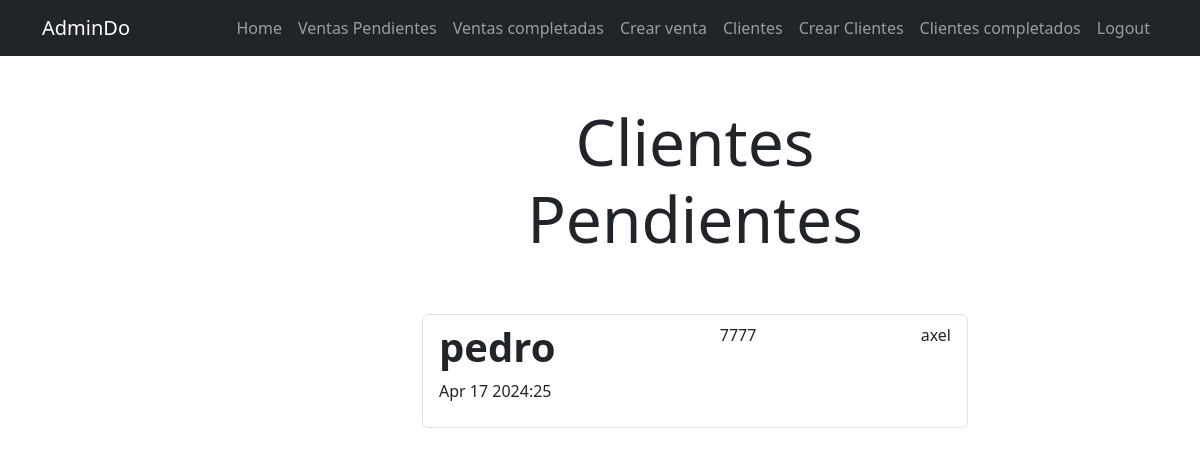
Page /clientes/completed (signed in) on the earlier database version.
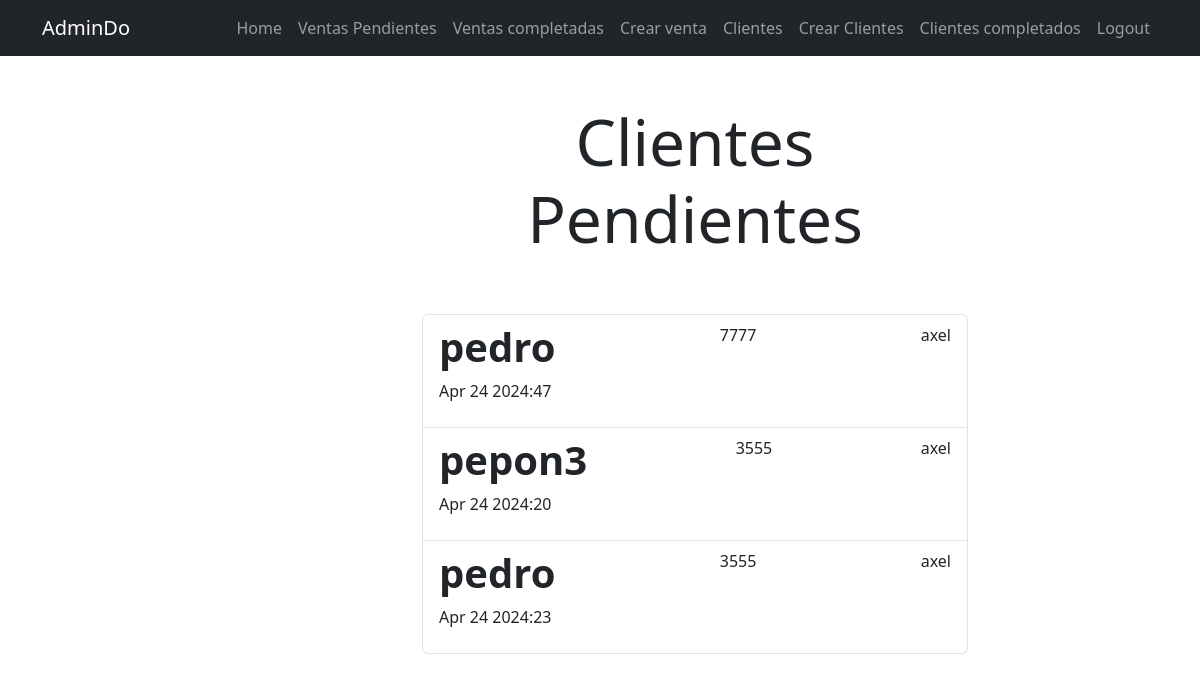
Same page on the later database version.
### tasks/models.py (models this page shows, shortened)
class Cliente(models.Model):
    nombre = models.CharField(max_length=100)
    apellido = models.CharField(max_length=100)
    calle = models.CharField(max_length=100)
    colonia = models.CharField(max_length=100)
    celular = models.CharField(max_length=100)
    folio = models.IntegerField()
    created = models.DateTimeField(auto_now_add=True)
    datecompleted = models.DateTimeField(null=True, blank=True)
    user = models.ForeignKey(User, on_delete=models.CASCADE)
    important = models.BooleanField(default=False)

### tasks/views.py (the view)
# urls.py: path("clientes/completed", views.clientes_completed, name="clientes_completed")
@login_required
def clientes_completed(request):
    clientes = Cliente.objects.filter(
        user=request.user, datecompleted__isnull=False
    ).order_by
    ("-datecompleted")
    return render(request, "clientes.html", {"clientes": clientes})

### tasks/templates/clientes.html
{% extends 'base.html' %}
{% block content %}
<main class="container">
    <div class="row">
        <div class="col-md-6 offset-md-4">
            <h1 class="text-center display-3 py-5">Clientes Pendientes</h1>
    <ul class="list-group">
        {% for cliente in clientes %}
            <a class="list-group-item" href="{% url 'cliente_detail' cliente.id %}">
             <header class="d-flex justify-content-between">
                {% if task.important %}
                <h1 class="fw-bold text-success">{{ cliente.nombre }}</h1>
                {% else %}
                <h1 class="fw-bold">{{ cliente.nombre }}</h1>
                {% endif %}
                <p>{{ cliente.folio }}</p>
                <p>{{ cliente.user.username }}</p>
             </header>
                <p>{{ cliente.datecompleted|date:'M j Y:i' }}</p>
            </a>
        {% endfor %}
        </ul>
     </div>
    </div>
</main>
{% endblock %}

### tasks/templates/base.html (shortened to what this page needs)
<!DOCTYPE html>
<html lang="en">
<head>
    <link rel="stylesheet" href="https://cdn.jsdelivr.net/npm/bootstrap@5.3.3/dist/css/bootstrap.min.css">
</head>
{% include '_navbar.html' %}
<body>
    {% block content %}
    {% endblock %}
</body>
</html>

### tasks/templates/_navbar.html (shortened to what this page needs)
<nav class="navbar navbar-expand-lg bg-dark navbar-dark">
    <div class="container">
      <a class="navbar-brand" href="#">AdminDo</a>
      <div class="collapse navbar-collapse" id="navbarNav">
        <ul class="navbar-nav ms-auto">
            <li>
                <a href="/" class="nav-link">Home</a>
            </li>
            {% if user.is_authenticated %}
            <li class="nav-item">
                <a href="/tasks" class="nav-link">Ventas Pendientes</a>
            </li>
            <li class="nav-item">
                <a href="/tasks/completed" class="nav-link">Ventas completadas</a>
            </li>
            <li class="nav-item">
                <a href="/tasks/create" class="nav-link">Crear venta</a>
            </li>
            <li class="nav-item">
                <a href="/clientes" class="nav-link">Clientes</a>
            </li>
            <li class="nav-item">
                <a href="/clientes/create" class="nav-link">Crear Clientes</a>
            </li>
            <li class="nav-item">
                <a href="/clientes/completed" class="nav-link">Clientes completados</a>
            </li>
            <li class="nav-item">
                <a href="logout/" class="nav-link">Logout</a>
            </li>
            {% endif %}
        </ul>
      </div>
    </div>
  </nav>

Differences in the rows shown:
changed Cliente: datecompleted "Apr 17 2024:25" → "Apr 24 2024:47"
added Cliente: nombre "pepon3", folio "3555", user.username "axel", datecompleted "Apr 24 2024:20"
added Cliente: nombre "pedro", folio "3555", user.username "axel", datecompleted "Apr 24 2024:23"
